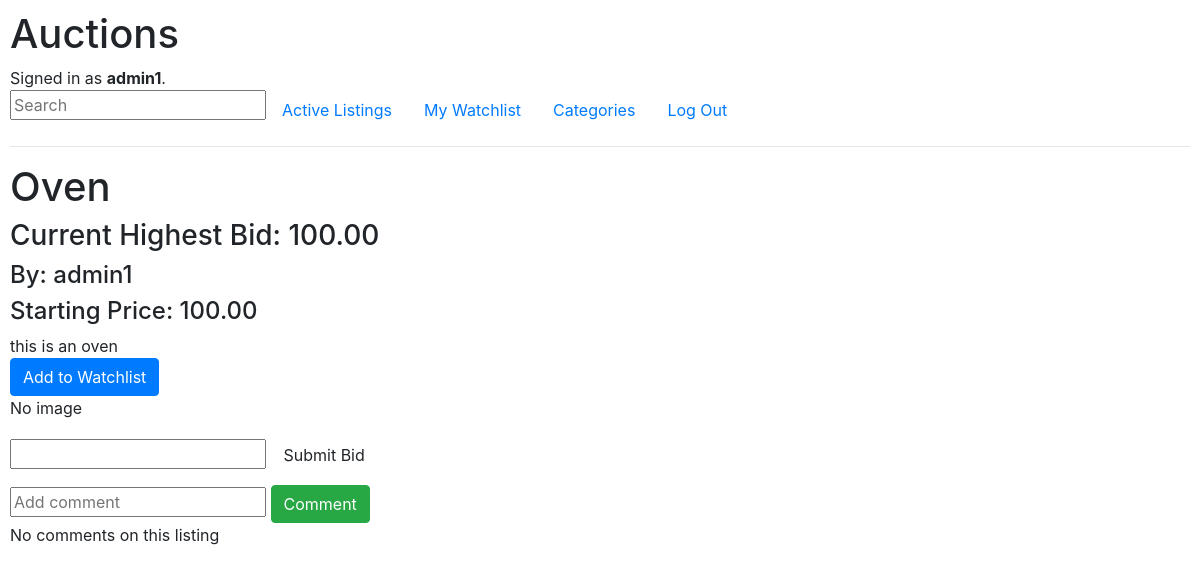
Screenshot of /listed/2 (signed in) with the database file from the repository.
### auctions/models.py (models this page shows, shortened)
class User(AbstractUser):
    pass

class Listing(models.Model):
	listed_id = models.AutoField(auto_created=True, primary_key=True)
	item_name = models.CharField(max_length=64)
	item_description = models.CharField(max_length=500, default="no description")
	seller = models.CharField(max_length=64)
	buyer = models.CharField(max_length=64, default="none")
	price = models.DecimalField(max_digits=19, decimal_places=2)
	category = models.CharField(max_length=12, default="no category")
	image = models.CharField(max_length=255, default="no image")
	listing_date = models.DateField(default=0000-00-00)
	available = models.BooleanField(default=True)

class Bid(models.Model):
	bid_id = models.AutoField(primary_key=True)
	listing_id = models.ForeignKey(Listing, on_delete=models.CASCADE, related_name="bidded")
	bidder = models.CharField(max_length=64)
	value = models.DecimalField(max_digits=19, decimal_places=2)

### auctions/views.py (the view)
# urls.py: path("listed/<int:item_id>", views.listed, name="listed"),
def listed(request, item_id):
    listed = Listing.objects.get(pk=item_id)
    return render(request, "auctions/listed.html", {
        "listed_id": item_id,
        "title": listed.item_name,
        "description": listed.item_description,
        "price": listed.price,
        "comments": Comment.objects.filter(listing_id=item_id),
        "high_bid": Bid.objects.filter(listing_id=item_id)
        })

### auctions/templates/auctions/listed.html (shortened to what this page needs)
{% extends "auctions/layout.html" %}
{% block body %}
	<h1>{{ title }}</h1>
	{% if available == False %}
		<h2>Congratulations {{ winner }} on winning the auction!</h2>
	{% else %}
		<div>
			{% for bid in high_bid %}
				<h3>Current Highest Bid: {{ bid.value }}</h3>
				<h4>By: {{ bid.bidder }}</h4>
			{% empty %}
				<h3 hidden></h3>
			{% endfor %}
			<h4>Starting Price: {{ price }}</h4>
		</div>
		<div>
			{{ description }}
		</div>
		{% if user.is_authenticated %}
			<div>
				<form action="{% url 'add_watch' item_id=listed_id %}" method="post">
					<button class="btn btn-primary" type="submit">Add to Watchlist</button>
				</form>
				{% if item.image %}
                	<a href="{{ item.image }}" target="blank">See Image</a>
            	{% else %}
                	<p>No image</p>
           		{% endif %}
				<form action="{% url 'bid' item_id=listed_id %}" method="post">
					<input name="new_bid" class="form-group" type="number" step="0.01">
					<button class="btn btn primary" type="submit">Submit Bid</button>
				</form>
			</div>
			<div>
				<form action="{% url 'comment' item_id=listed_id %}" method="post">
					<input name="new_comment" type="text" placeholder="Add comment">
					<button class="btn btn-success" type="submit">Comment</button>
				</form>
				{% for comment in comments %}
					<h3>{{ comment.commenter }}</h3>
					<p>{{ comment.comment }}</p>
				{% empty %}
					<p>No comments on this listing</p>
				{% endfor %}
			</div>
		{% endif %}
	{% endif %}
{% endblock %}

### auctions/templates/auctions/layout.html (shortened to what this page needs)
{% load static %}
<!DOCTYPE html>
<html lang="en">
    <head>
        <link rel="stylesheet" href="https://stackpath.bootstrapcdn.com/bootstrap/4.4.1/css/bootstrap.min.css">
        <link href="{% static 'auctions/styles.css' %}" rel="stylesheet">
    </head>
    <body>
        <h1>Auctions</h1>
        <div>
            {% if user.is_authenticated %}
                Signed in as <strong>{{ user.username }}</strong>.
            {% else %}
                Not signed in.
            {% endif %}
        </div>
        <ul class="nav">
            <form action="{% url 'search' %}" method="post">
                    <input class="search" type="text" name="q" placeholder="Search">
            </form>
            <li class="nav-item">
                <a class="nav-link" href="{% url 'index' %}">Active Listings</a>
            </li>
            <li class="nav-item">
                <a class="nav-link" href="{% url 'wishlist' %}">My Watchlist</a>
            </li>
            <li class="nav-item">
                <a class="nav-link" href="{% url 'categories' %}">Categories</a>
            </li>
            {% if user.is_authenticated %}
                <li class="nav-item">
                    <a class="nav-link" href="{% url 'logout' %}">Log Out</a>
                </li>
            {% endif %}
        </ul>
        <hr>
        {% block body %}
        {% endblock %}
    </body>
</html>

### auctions/static/auctions/styles.css (style rules this page uses)
body { padding: 10px; }

### rows the page displays
User: username "admin1"
Listing: item_name "Oven", price "100.00", item_description "this is an oven"
Bid: value "100.00", bidder "admin1"
